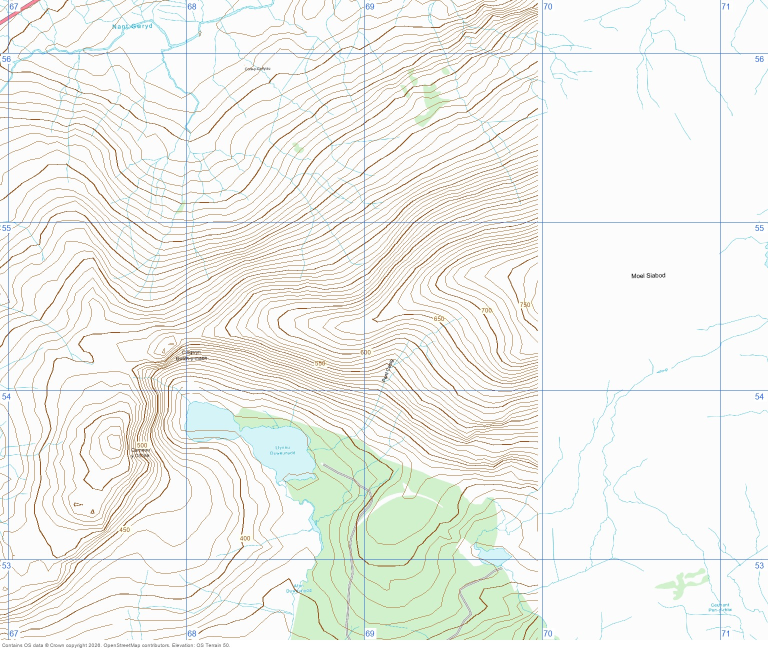
#> input picture scratchpad/_geo_guided/_mapcache/snowdonia-z15-final.jpg, 1536 x 1302 px (shown at 1/2 size)
$ python _map_tile_edge.py
#> lines starting #> are read from the running program, lines starting #| are printed output that depends on the picture; after the words box and inside, x2 and y2 are one past the last pixel; in counts of white or black regions, pixels touching at a corner belong together
# -*- coding: utf-8 -*-
"""Tile-clipping or genuinely flat ground? And if clipped, what survives a crop?

    python scratchpad/_geo_guided/_map_tile_edge.py

"Some cells have no contours" is not evidence of a bug. The Norfolk Broads are
the flattest place in England; a bare sheet there is correct. Cropping one would
be vandalism. So the test has to be the shape of the boundary, not the amount of
ink.

A contour layer that failed to render stops at a tile edge: a straight vertical
or horizontal line, spanning the sheet, with dense ink on one side and near-zero
on the other. Real lowland fades out in organic, ragged patches and never lines
up with a column of pixels.

So: score every candidate column and row as a splitter. A cut is called only if
one side is dense, the other is essentially bare, and the drop happens over a
narrow band. Then report the crop that keeps the good side.

Prints CROP lines as x0,y0,x1,y1 in original pixel coordinates.
"""
import io, os, sys

HERE = os.path.dirname(os.path.abspath(__file__))
CACHE = os.path.join(HERE, "_mapcache")

if sys.platform == "win32":
    os.environ["PYTHONUTF8"] = "1"
try:
    sys.stdout.reconfigure(encoding="utf-8", errors="replace")
except (AttributeError, OSError):
    pass

from PIL import Image, ImageFilter

# Every sheet still in use. The first pass only tested sheets that a whole-sheet
# ink score had already flagged, which is why snowdonia-z15 was never examined:
# it scores "ok" at 83% because the two thirds that DID render are dense. A
# blind checker spotted the straight edge that the score hid.
SUSPECT = [
    "snowdonia-z15-final.jpg", "peak-district-z15-final.jpg", "peak-district-z16-final.jpg",
    "lake-district-z15-final.jpg", "lake-district-z16-final.jpg",
    "pendle-hill-z15-final.jpg", "pendle-hill-z16-final.jpg",
    "northumberland-z15-final.jpg", "norfolk-broads-z15-final.jpg",
    "clitheroe-z16-final.jpg", "burnley-unity-z15-final.jpg", "burnley-unity-z16-final.jpg",
    "ribble-valley-z15-final.jpg", "ribble-valley-z16-final.jpg",
]


def thin_mask(im):
    w, h = im.size
    px = im.load()
    m = Image.new("L", (w, h), 0)
    mp = m.load()
    for y in range(h):
        for x in range(w):
            r, g, b = px[x, y]
            if r > 110 and r - b > 30 and 15 < r - g < 95 and g >= b and r < 240:
                mp[x, y] = 255
    er = m.filter(ImageFilter.MinFilter(3)).load()
    t = Image.new("L", (w, h), 0)
    tp = t.load()
    for y in range(h):
        for x in range(w):
            if mp[x, y] and not er[x, y]:
                tp[x, y] = 255
    return t


def profiles(t):
    w, h = t.size
    tp = t.load()
    col = [0] * w
    row = [0] * h
    for y in range(h):
        for x in range(w):
            if tp[x, y]:
                col[x] += 1
                row[y] += 1
    return col, row


def best_split(prof, span):
    """Return (pos, side, dense, bare, sharpness) for the strongest edge."""
    n = len(prof)
    lo, hi = int(n * 0.12), int(n * 0.88)          # ignore sheet margins
    best = None
    for i in range(lo, hi):
        left = sum(prof[:i]) / float(i * span)
        right = sum(prof[i:]) / float((n - i) * span)
        for dense, bare, side in ((left, right, "keep-left"), (right, left, "keep-right")):
            if dense < 0.004:                       # nothing worth keeping
                continue
            ratio = bare / dense if dense else 1.0
            if ratio > 0.10:                        # not a clean disappearance
                continue
            # sharpness: the drop must happen in a narrow band, not gradually.
            k = max(6, n // 60)
            a = sum(prof[max(0, i - k):i]) / float(k * span)
            b = sum(prof[i:i + k]) / float(k * span)
            near, far = (a, b) if side == "keep-left" else (b, a)
            sharp = (near - far) / near if near > 0 else 0
            if sharp < 0.75:
                continue
            score = dense * (1 - ratio) * sharp
            if not best or score > best[-1]:
                best = (i, side, dense, bare, sharp, score)
    return best


def main():
    print("%-34s %s" % ("map", "verdict"))
    crops = {}
    for name in SUSPECT:
        p = os.path.join(CACHE, name)
        if not os.path.exists(p):
            print("%-34s (not cached)" % name)
            continue
        im0 = Image.open(p).convert("RGB")
#> im0 is the input picture: PIL image 1536x1302 RGB; mean R, G, B 240.3, 241.8, 236.9
        W, H = im0.size
#> W = 1536; H = 1302
        im = im0.resize((900, int(H * 900.0 / W)))
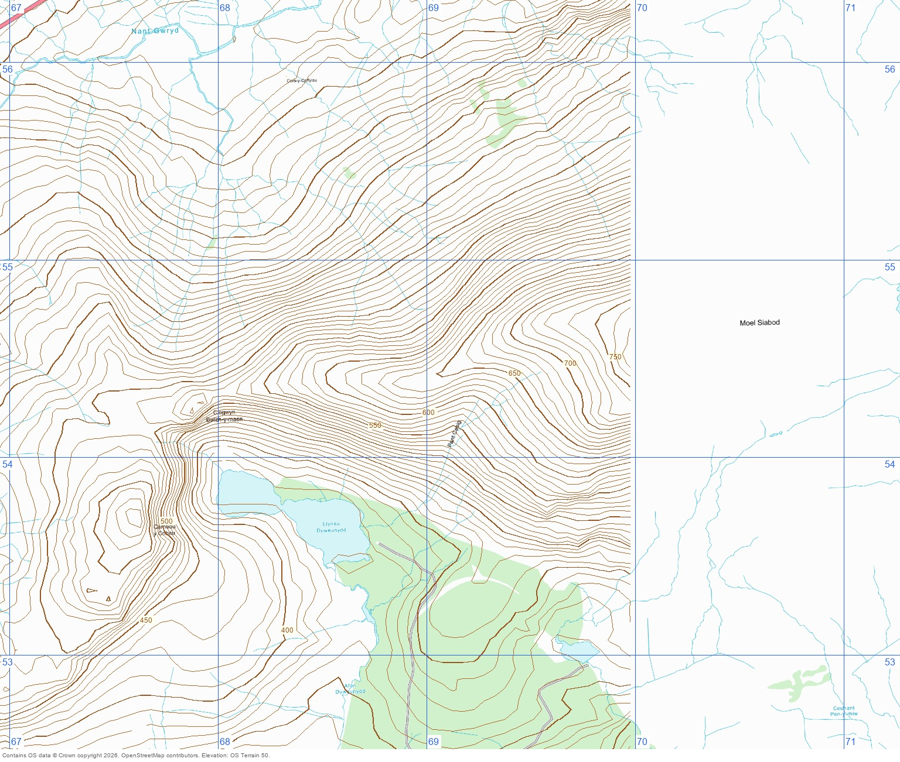
#> im: PIL image 900x762 RGB; mean R, G, B 239.9, 241.7, 236.8
        im = im.crop((0, 0, im.size[0], int(im.size[1] * 0.975)))   # drop attribution
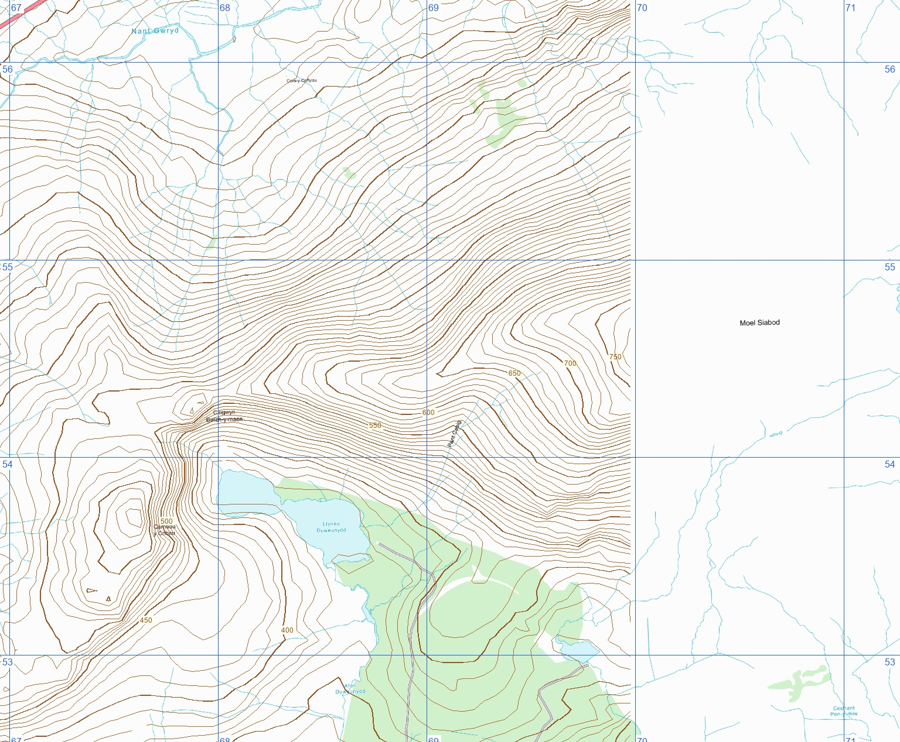
#> im: PIL image 900x742 RGB; mean R, G, B 239.8, 241.5, 236.7
        t = thin_mask(im)
#> in thin_mask, `m = Image.new("L", (w, h), 0)`: m: PIL image 900x742 L; every value is 0
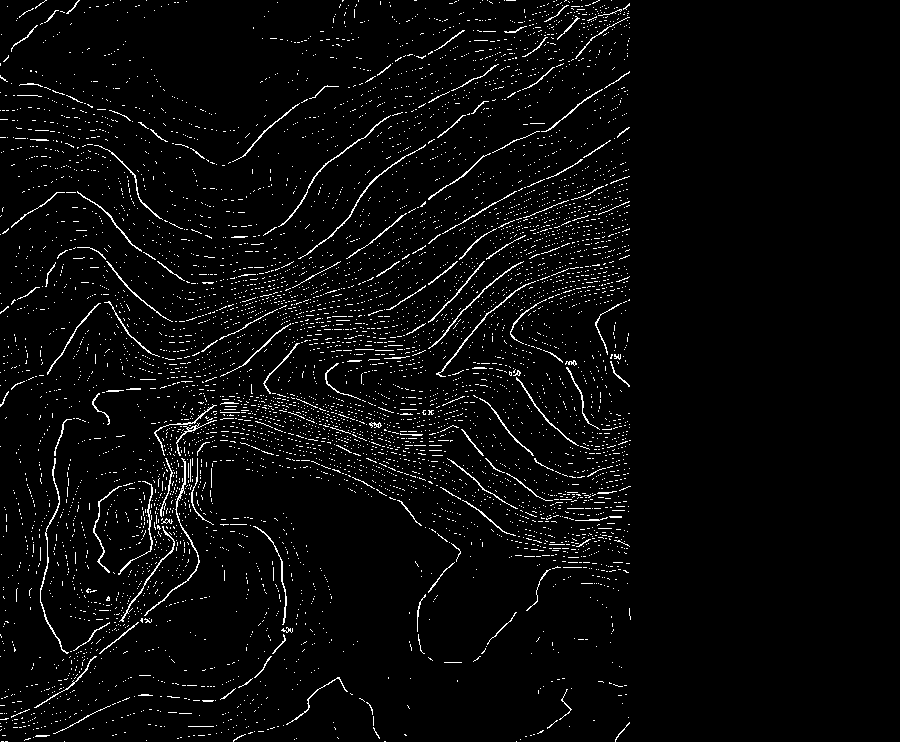
#> t: PIL image 900x742 L; 3.5% white in thin lines or dots, all inside (x1, y1, x2, y2) = (0, 0, 631, 742)
        w, h = t.size
#> w = 900; h = 742
        col, row = profiles(t)
#> col = 900 values, max 76 at index 184, min 0 at index 9, mean 25.95; row = 742 values, max 80 at index 445, min 0 at index 62, mean 31.47
        v = best_split(col, h)
#> in best_split, `n = len(prof)`: n = 900
#> in best_split, `lo, hi = int(n * 0.12), int(n * 0.88)`: lo = 108; hi = 792
#> the loop in best_split, `for i in range(lo, hi):` made 684 passes
#> (left, right) on passes 1 to 3: (0.0425, 0.0339), (0.0427, 0.0339), (0.0428, 0.0339)
#> after the loop in best_split, `for i in range(lo, hi):`: best = (631, 'keep-left', 0.0499, 0, 1, 0.0499)
#> v = (631, 'keep-left', 0.0499, 0, 1, 0.0499)
        z = best_split(row, w)
#> the loop in best_split (call 2), `for i in range(lo, hi):` made 563 passes
#> (left, right) on passes 1 to 3: (0.0224, 0.0367), (0.0224, 0.0367), (0.0224, 0.0367)
        pick = None
        if v and (not z or v[-1] >= z[-1]):
            pick = ("vertical", v)
#> pick = ('vertical', (631, 'keep-left', 0.0499, 0, 1, 0.0499))
        elif z:
            pick = ("horizontal", z)

        if not pick:
            print("%-34s flat ground (no straight edge) - LEAVE ALONE" % name)
            continue
        axis, (i, side, dense, bare, sharp, score) = pick
#> axis = 'vertical'; i = 631; side = 'keep-left'; dense = 0.0499; bare = 0; sharp = 1; score = 0.0499
        sx = W / float(w)
#> sx = 1.71
        sy = H / float(im.size[1])
#> sy = 1.75
        if axis == "vertical":
            x = int(i * sx)
#> x = 1076
            box = (0, 0, x, H) if side == "keep-left" else (x, 0, W, H)
#> box = (0, 0, 1076, 1302)
        else:
            y = int(i * sy)
            box = (0, 0, W, y) if side == "keep-left" else (0, y, W, H)
        keep = 100.0 * ((box[2] - box[0]) * (box[3] - box[1])) / (W * H)
#> keep = 70.05
        print("%-34s CLIPPED %s at %s, %s, keeps %d%% (drop %.0f%%)"
              % (name, axis, i, side, round(keep), sharp * 100))
#| snowdonia-z15-final.jpg            CLIPPED vertical at 631, keep-left, keeps 70% (drop 100%)
        crops[name] = box
#> pass 2 of the loop in main, `for name in SUSPECT:`:
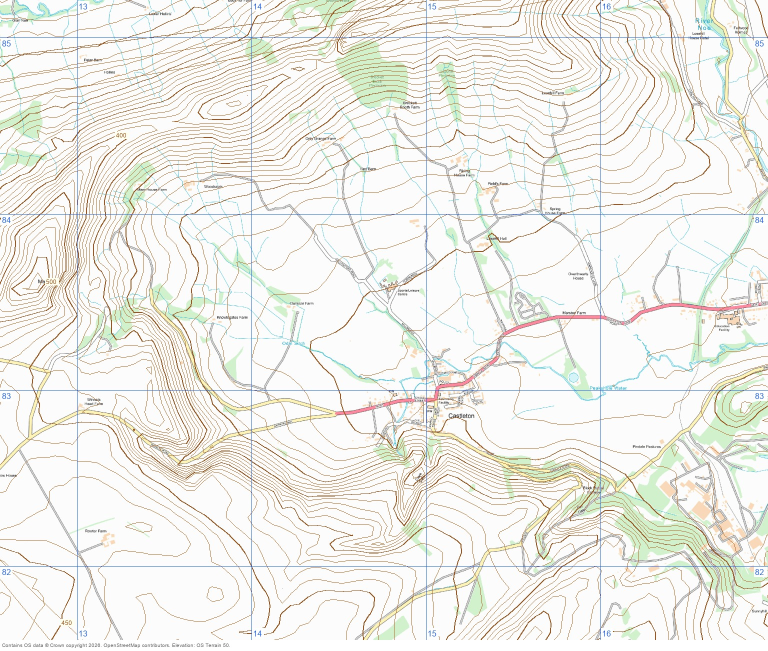
#> input picture scratchpad/_geo_guided/_mapcache/peak-district-z15-final.jpg, 1536 x 1302 px (shown at 1/2 size)
#> in main, im0 is the input picture: PIL image 1536x1302 RGB; mean R, G, B 239.1, 239, 233.5
#> in main, `im = im.crop((0, 0, im.size[0], int(im.size[1] * 0.975)))`:
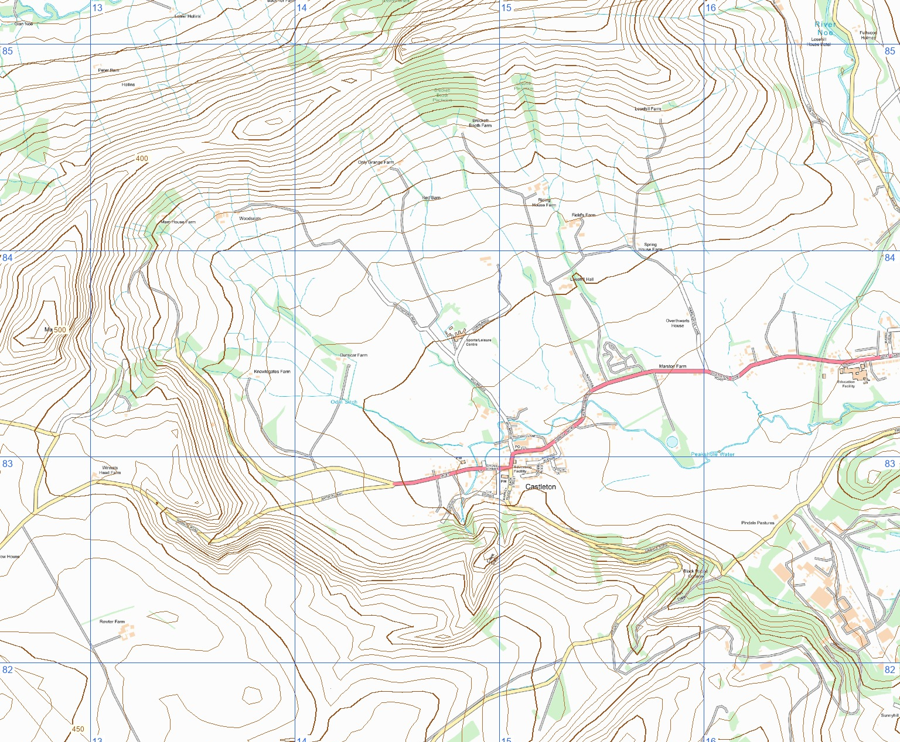
#> im: PIL image 900x742 RGB; mean R, G, B 238.5, 238.6, 233
#> in main, `t = thin_mask(im)`:
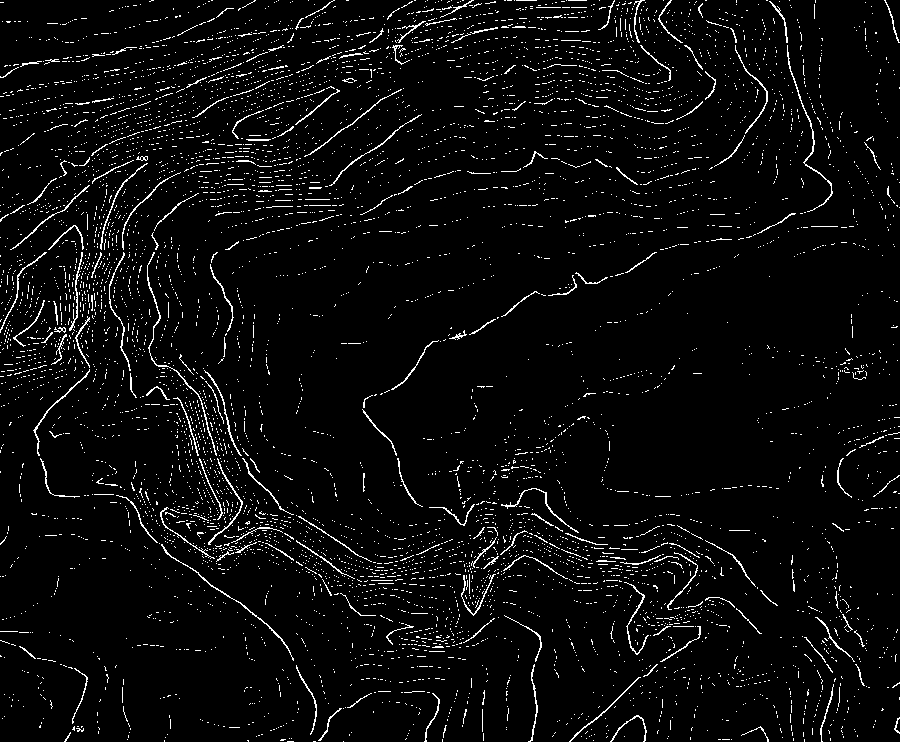
#> t: PIL image 900x742 L; 4.2% white in thin lines or dots
#> in main, `col, row = profiles(t)`: col = 900 values, max 88 at index 224, min 0 at index 90, mean 31.34; row = 742 values, max 95 at index 7, min 0 at index 43, mean 38.01
#> pass 3 of the loop in main, `for name in SUSPECT:`:
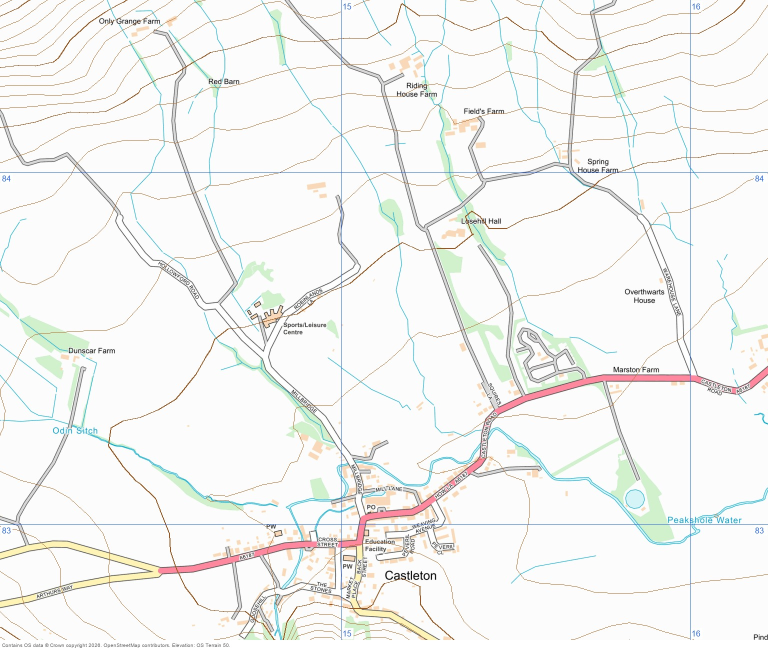
#> input picture scratchpad/_geo_guided/_mapcache/peak-district-z16-final.jpg, 1536 x 1302 px (shown at 1/2 size)
#> in main, im0 is the input picture: PIL image 1536x1302 RGB; mean R, G, B 243.3, 243.9, 242.1
#> in main, `im = im.crop((0, 0, im.size[0], int(im.size[1] * 0.975)))`:
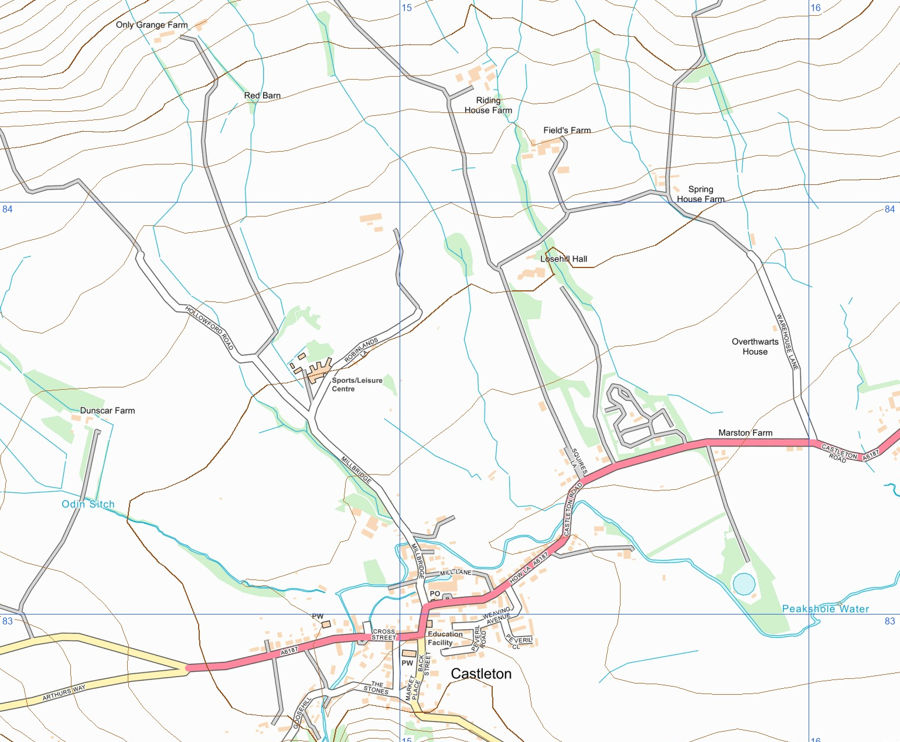
#> im: PIL image 900x742 RGB; mean R, G, B 243.1, 243.8, 241.9
#> in main, `t = thin_mask(im)`:
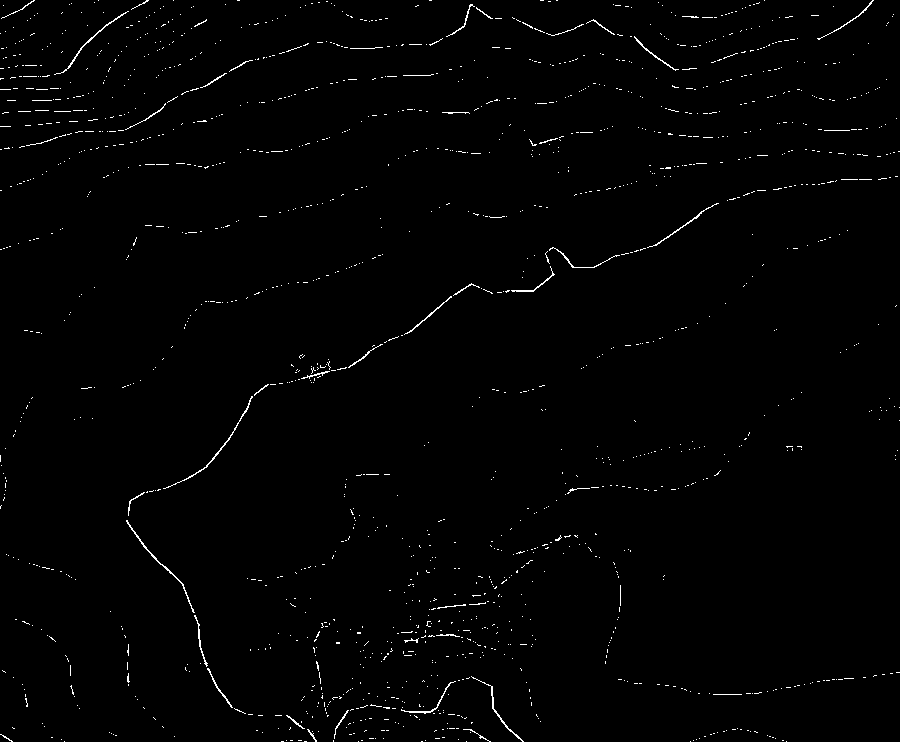
#> t: PIL image 900x742 L; 1% white in thin lines or dots
#> in main, `col, row = profiles(t)`: col = 900 values, max 45 at index 128, min 0 at index 399, mean 7.66; row = 742 values, max 45 at index 48, min 0 at index 160, mean 9.29
#> the loop made 14 passes; the first 3 are shown

    print()
    for n, b in crops.items():
        print("CROP %s %d,%d,%d,%d" % (n, b[0], b[1], b[2], b[3]))
#> this loop made 1 pass
#> (n, b) on pass 1: ('snowdonia-z15-final.jpg', (0, 0, 1076, 1302))
#| CROP snowdonia-z15-final.jpg 0,0,1076,1302
    if not crops:
        print("no clipped sheets")


if __name__ == "__main__":
    main()
